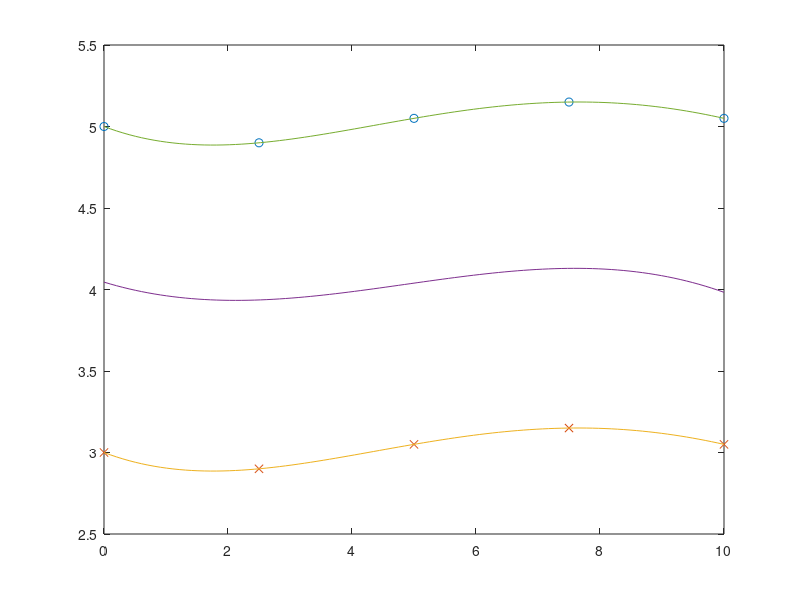

MATLAB code for this plot: (Note: this script raises an error after producing the figure.)
x1 = linspace(0,10,5);
y1 = [4.9 5.05 5.15 5.05 5]; %przebieg testowy punktow
y2 = y1-2;

xc = linspace(0,10);
y1_= y1;
y2_ = y2;
figure
while (1)
    przeniesienie = y1_(5);
    for i=5:-1:2
        y1_(i)=y1_(i-1);
    end
    y1_(1)=przeniesienie;
    
    y2_= y1_-2;
    p1 = polyfit(x1,y1_,4);
    p2 = polyfit(x1,y2_,4);
    %wyznaczenie punkt�w przeciecia
    for i=1:4
        punktx1 = [x1(i),x1(i+1)];
        punkty1 = [y1_(i),y2_(i+1)];
        punktx2 = [x1(i),x1(i+1)];
        punkty2 = [y2_(i),y1_(i+1)];
        c1 = polyfit(punktx1,punkty1,1);
        c2 = polyfit(punktx2,punkty2,1);
        
        przeciecie(i) = (c2(2)-c1(2))/(c1(1)-c2(1));
        punkt_przeciecia(i) = polyval(c1,przeciecie(i));
    end
    
    trajectory = polyfit(przeciecie,punkt_przeciecia,3);
    trajectory = polyval(trajectory,xc);
    
    yc1 = polyval(p1,xc);
    yc2 = polyval(p2,xc);
    
    %wy�wietlanie wykres�w i trajektorii
    plot(x1,y1_,'o')
    hold on
    plot(x1,y2_,'x')
    hold on
    plot(xc,yc2)
    hold on
    plot(xc,trajectory)
    hold on
    plot(xc,yc1)
    hold on
    plot(przeciecie,punkt_przeciecia,'P');
    hold off
    
    w = waitforbuttonpress;
    if w == 1
        close all;
        break;
    end
end
%zamkni�cie okna

disp('koniec programu')